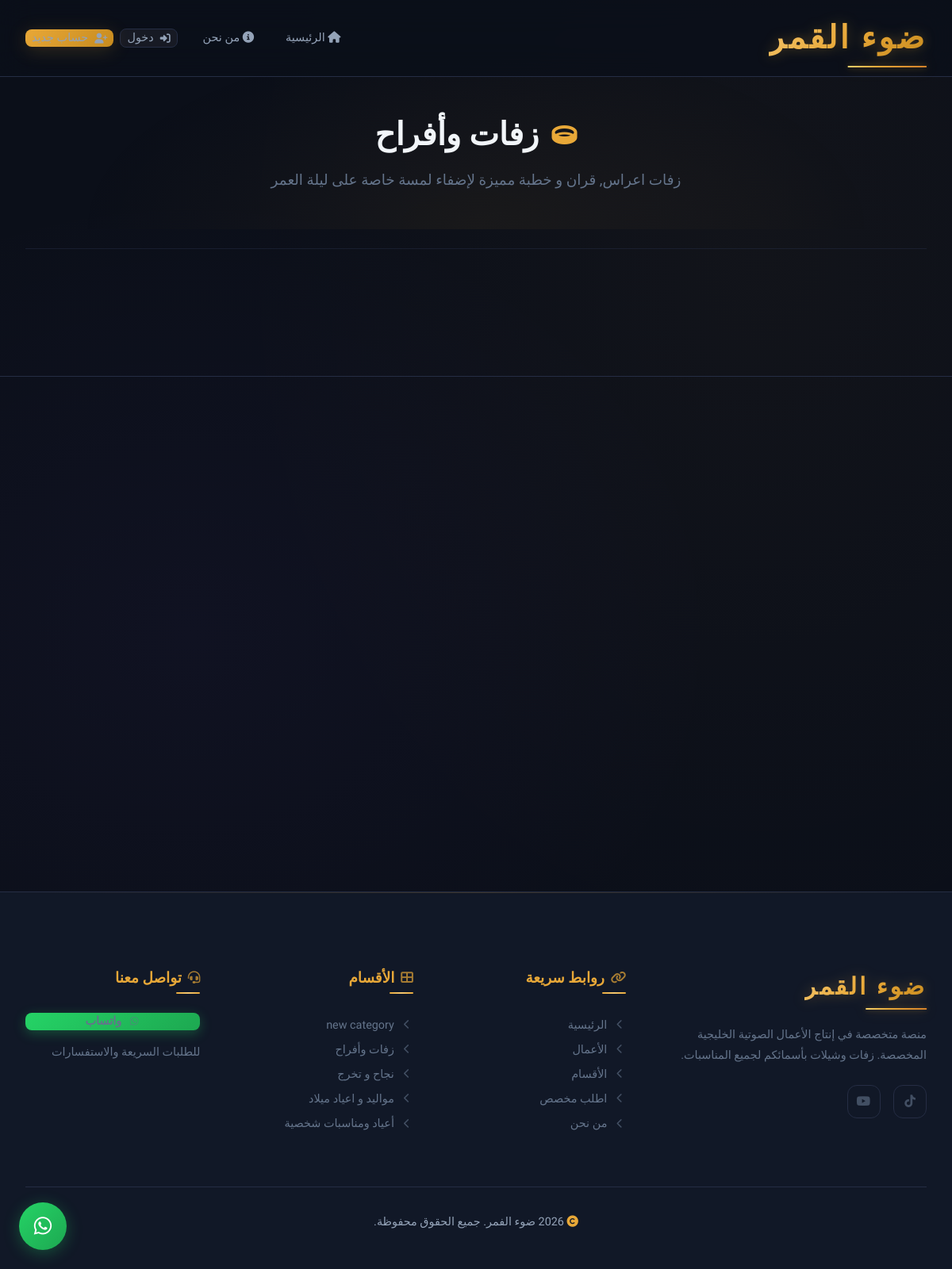
Screenshot of /category/zaffat with the database file from the repository.
### app/models.py (models this page shows, shortened)
class Category(db.Model):
    __tablename__ = 'categories'
    id = db.Column(db.Integer, primary_key=True)
    name = db.Column(db.String(100), nullable=False)
    slug = db.Column(db.String(100), unique=True, nullable=False)
    description = db.Column(db.Text, nullable=True)
    icon = db.Column(db.String(50), nullable=True)
    sort_order = db.Column(db.Integer, default=0)
    parent_id = db.Column(db.Integer, db.ForeignKey('categories.id'), nullable=True)
    subcategories = db.relationship(
        'Category',
        backref=db.backref('parent', remote_side=[id]),
        lazy='dynamic'
    )
    samples = db.relationship('Sample', backref='category', lazy='dynamic')

### app/routes/main.py (the view)
@main_bp.route('/category/<slug>')
def category(slug):
    cat = Category.query.filter_by(slug=slug).first_or_404()
    sample_query = (
        Sample.query.join(Category, Sample.category_id == Category.id)
        .options(joinedload(Sample.category).joinedload(Category.parent))
        .order_by(Sample.created_at.desc())
    )
    if cat.parent_id is None:
        sample_query = sample_query.filter(or_(Category.id == cat.id, Category.parent_id == cat.id))
    else:
        sample_query = sample_query.filter(Category.id == cat.id)
    samples = sample_query.all()
    categories = Category.query.order_by(Category.sort_order).all()
    return render_template('category.html', category=cat, samples=samples, categories=categories)

### app/models.py (called while the page is built)
    def get_youtube_embed_id(self):
        url = self.media_url
        if 'youtu.be/' in url:
            return url.split('youtu.be/')[-1].split('?')[0]
        if 'youtube.com/watch' in url:
            import urllib.parse
            parsed = urllib.parse.urlparse(url)
            params = urllib.parse.parse_qs(parsed.query)
            return params.get('v', [''])[0]
        if 'youtube.com/embed/' in url:
            return url.split('embed/')[-1].split('?')[0]
        return url

### app/templates/category.html (shortened to what this page needs)
{% extends "base.html" %}
{% from "macros.html" import sample_card, back_to_home, category_filter, category_nav_map %}
{% block content %}
<section class="category-hero">
    <div class="container">
        <h1 id="category-title"><i class="{{ category.icon }}"></i> {{ category.name }}</h1>
        <p id="category-desc">{{ category.description }}</p>
    </div>
</section>
<section class="section-sm" style="background: var(--bg-alt); border-bottom: 1px solid var(--bg-border);">
    <div class="container">
        <div id="sub-filter-wrapper">
            {% if category.parent_id is none %}
            <hr style="border: 0; border-top: 1px solid var(--bg-border); margin: var(--space-lg) 0; opacity: 0.5;">
            {% endif %}
        </div>
    </div>
</section>
<section class="section">
    <div class="container">
        <div class="samples-grid" id="samples-container">
            {% if samples %}
            {% for sample in samples %}
            <div class="sample-wrapper">
            </div>
            {% endfor %}
            {% else %}
            <div class="samples-empty">
                <p>لا توجد أعمال حالياً في هذا القسم.</p>
            </div>
            {% endif %}
        </div>
    </div>
</section>
{% endblock %}

### app/templates/base.html (shortened to what this page needs)
<!DOCTYPE html>
<html lang="ar" dir="rtl">
<head>
    <link rel="stylesheet"
          href="https://cdnjs.cloudflare.com/ajax/libs/font-awesome/6.5.1/css/all.min.css"
          onerror="this.onerror=null;this.href='https://cdn.jsdelivr.net/npm/@fortawesome/fontawesome-free@6.5.1/css/all.min.css';" />
    <link rel="stylesheet" href="{{ url_for('static', filename='css/variables.css') }}">
    <link rel="stylesheet" href="{{ url_for('static', filename='css/base.css') }}">
    <link rel="stylesheet" href="{{ url_for('static', filename='css/components.css') }}">
    <link rel="stylesheet" href="{{ url_for('static', filename='css/pages.css') }}">
</head>
<body>
    <nav class="navbar" id="navbar">
        <div class="container">
            <a href="{{ url_for('main.index') }}" class="logo">ضوء القمر</a>
            <div class="nav-links" id="navLinks">
                <a href="{{ url_for('main.index') }}" class="{% if request.endpoint == 'main.index' %}active{% endif %}">
                    <i class="fas fa-home"></i> الرئيسية
                </a>
                <a href="{{ url_for('main.about') }}" class="{% if request.endpoint == 'main.about' %}active{% endif %}">
                    <i class="fas fa-info-circle"></i> من نحن
                </a>
                <div class="nav-auth">
                    {% if current_user.is_authenticated %}
                        {% if current_user.is_admin %}
                            <a href="{{ url_for('admin.dashboard') }}" class="btn btn-sm btn-ghost">
                                <i class="fas fa-shield-halved"></i> لوحة التحكم
                            </a>
                        {% endif %}
                        <a href="{{ url_for('orders.dashboard') }}" class="btn btn-sm btn-secondary">
                            <i class="fas fa-clipboard-list"></i> طلباتي
                        </a>
                        <a href="{{ url_for('auth.logout') }}" class="btn btn-sm btn-ghost">
                            <i class="fas fa-sign-out-alt"></i> خروج
                        </a>
                    {% else %}
                        <a href="{{ url_for('auth.login') }}" class="btn btn-sm btn-ghost">
                            <i class="fas fa-sign-in-alt"></i> دخول
                        </a>
                        <a href="{{ url_for('auth.register') }}" class="btn btn-sm btn-primary">
                            <i class="fas fa-user-plus"></i> حساب جديد
                        </a>
                    {% endif %}
                </div>
            </div>
        </div>
    </nav>
    <main>
        {% block content %}{% endblock %}
    </main>
    <footer class="footer">
        <div class="container">
            <div class="footer-grid">
                <div class="footer-col footer-brand">
                    <div class="logo" style="margin-bottom: var(--space-lg); font-size: var(--fs-xl); display: inline-block;">ضوء القمر</div>
                    <p>منصة متخصصة في إنتاج الأعمال الصوتية الخليجية المخصصة. زفات وشيلات بأسمائكم لجميع المناسبات.</p>
                    <div class="footer-social">
                        <a href="https://www.tiktok.com/@.bo6b?_r=1&_t=ZS-95rwLRkdma8" aria-label="TikTok">
                            <i class="fab fa-tiktok"></i>
                        </a>
                        <a href="https://youtube.com/@zaffat-f9o?si=nrIe7QA_RzNBtxz0" aria-label="YouTube">
                            <i class="fab fa-youtube"></i>
                        </a>
                    </div>
                </div>
                <div class="footer-col">
                    <h4 class="footer-col__title"><i class="fas fa-link"></i> روابط سريعة</h4>
                    <a href="{{ url_for('main.index') }}"><i class="fas fa-chevron-left"></i> الرئيسية</a>
                    <a href="{{ url_for('main.index') }}#featured"><i class="fas fa-chevron-left"></i> الأعمال</a>
                    <a href="{{ url_for('main.index') }}#categories"><i class="fas fa-chevron-left"></i> الأقسام</a>
                    <a href="{{ url_for('orders.new_order') }}"><i class="fas fa-chevron-left"></i> اطلب مخصص</a>
                    <a href="{{ url_for('main.about') }}"><i class="fas fa-chevron-left"></i> من نحن</a>
                </div>
                <div class="footer-col">
                    <h4 class="footer-col__title"><i class="fas fa-th-large"></i> الأقسام</h4>
                    {% for category in footer_categories %}
                    <a href="{{ url_for('main.category', slug=category.slug) }}"><i class="fas fa-chevron-left"></i> {{ category.name }}</a>
                    {% endfor %}
                </div>
                <div class="footer-col">
                    <h4 class="footer-col__title"><i class="fas fa-headset"></i> تواصل معنا</h4>
                    <a href="https://wa.me/{{ whatsapp_number.replace('+', '') }}" target="_blank" class="btn btn-whatsapp btn-sm" style="margin-bottom: var(--space-md);">
                        <i class="fab fa-whatsapp"></i> واتساب
                    </a>
                    <p style="font-size: var(--fs-sm); color: var(--text-tertiary);">للطلبات السريعة والاستفسارات</p>
                </div>
            </div>
            <div class="footer-bottom">
                <p><i class="fas fa-copyright"></i> {{ brand_year }} {{ brand_name }}. جميع الحقوق محفوظة.</p>
            </div>
        </div>
    </footer>
    <a href="https://wa.me/{{ whatsapp_number.replace('+', '') }}" target="_blank" class="whatsapp-float" aria-label="تواصل واتساب">
        <i class="fab fa-whatsapp"></i>
    </a>
</body>
</html>

### app/static/css/variables.css (style rules this page uses)
:root { --accent: #E8A838; --accent-light: #F5C871; --accent-dark: #C78B1E; --accent-glow: rgba(232, 168, 56, 0.35); --accent-5: rgba(232, 168, 56, 0.05); --accent-10: rgba(232, 168, 56, 0.10); --accent-15: rgba(232, 168, 56, 0.15); --accent-20: rgba(232, 168, 56, 0.20); --gradient-accent: linear-gradient(135deg, #E8A838 0%, #F5C871 50%, #E8A838 100%); --gradient-accent-btn: linear-gradient(135deg, #E8A838 0%, #C78B1E 100%); --gradient-accent-text: linear-gradient(135deg, #F5C871, #E8A838, #C78B1E); --gradient-accent-vivid: linear-gradient(135deg, #F2D06B 0%, #E8A838 40%, #D4822A 100%); --secondary: #8B5CF6; --secondary-light: #A78BFA; --secondary-dark: #7C3AED; --secondary-glow: rgba(139, 92, 246, 0.25); --secondary-10: rgba(139, 92, 246, 0.10); --tertiary: #14B8A6; --tertiary-glow: rgba(20, 184, 166, 0.2); --bg-base: #0B0F19; --bg-card: #111827; --bg-elevated: #1A2035; --bg-hover: #1E2642; --bg-border: #252D44; --bg-border-light: #2E3A56; --text-primary: #F1F5F9; --text-secondary: #94A3B8; --text-tertiary: #64748B; --text-dim: #475569; --success: #22C55E; --success-bg: rgba(34, 197, 94, 0.12); --success-border: rgba(34, 197, 94, 0.25); --warning: #F59E0B; --warning-bg: rgba(245, 158, 11, 0.12); --warning-border: rgba(245, 158, 11, 0.25); --info: #3B82F6; --info-bg: rgba(59, 130, 246, 0.12); --info-border: rgba(59, 130, 246, 0.25); --error: #EF4444; --error-bg: rgba(239, 68, 68, 0.12); --error-border: rgba(239, 68, 68, 0.25); --whatsapp: #25D366; --whatsapp-dark: #1DA851; --whatsapp-glow: rgba(37, 211, 102, 0.3); --font-primary: 'Tajawal', 'Segoe UI', sans-serif; --fs-xs: clamp(0.7rem, 0.65rem + 0.25vw, 0.8rem); --fs-sm: clamp(0.8rem, 0.75rem + 0.3vw, 0.9rem); --fs-base: clamp(0.9rem, 0.85rem + 0.35vw, 1rem); --fs-md: clamp(1rem, 0.9rem + 0.5vw, 1.15rem); --fs-lg: clamp(1.15rem, 1rem + 0.7vw, 1.4rem); --fs-xl: clamp(1.4rem, 1.15rem + 1.2vw, 1.85rem); --fs-2xl: clamp(1.75rem, 1.35rem + 2vw, 2.5rem); --fs-3xl: clamp(2.2rem, 1.5rem + 3.5vw, 3.5rem); --fs-hero: clamp(2rem, 1.2rem + 4vw, 3.8rem); --fw-light: 300; --fw-regular: 400; --fw-medium: 500; --fw-bold: 700; --fw-black: 900; --lh-tight: 1.3; --lh-normal: 1.6; --lh-relaxed: 1.8; --space-xs: 0.25rem; --space-sm: 0.5rem; --space-md: 1rem; --space-lg: 1.5rem; --space-xl: 2rem; --space-2xl: 3rem; --space-3xl: 4rem; --space-4xl: 6rem; --space-section: clamp(3rem, 2rem + 5vw, 6rem); --container-max: 1200px; --container-padding: clamp(1rem, 3vw, 2rem); --radius-sm: 8px; --radius-md: 12px; --radius-lg: 16px; --radius-xl: 24px; --radius-full: 9999px; --shadow-sm: 0 2px 8px rgba(0, 0, 0, 0.25); --shadow-md: 0 4px 24px rgba(0, 0, 0, 0.35); --shadow-lg: 0 8px 40px rgba(0, 0, 0, 0.45); --shadow-accent: 0 4px 25px rgba(232, 168, 56, 0.2); --shadow-accent-lg: 0 8px 40px rgba(232, 168, 56, 0.25); --shadow-card: 0 4px 20px rgba(0, 0, 0, 0.3); --shadow-card-hover: 0 12px 40px rgba(0, 0, 0, 0.4), 0 0 0 1px rgba(232, 168, 56, 0.1); --glass-bg: rgba(11, 15, 25, 0.8); --glass-bg-heavy: rgba(11, 15, 25, 0.92); --glass-border: rgba(232, 168, 56, 0.12); --glass-blur: 20px; --transition-fast: 0.15s ease; --transition-base: 0.3s cubic-bezier(0.4, 0, 0.2, 1); --transition-slow: 0.5s cubic-bezier(0.4, 0, 0.2, 1); --transition-spring: 0.5s cubic-bezier(0.175, 0.885, 0.32, 1.275); --z-dropdown: 100; --z-sticky: 200; --z-nav: 300; --z-modal: 400; --z-whatsapp: 500; }

### app/static/css/pages.css (style rules this page uses)
.samples-grid { display: grid; grid-template-columns: repeat(auto-fill, minmax(320px, 1fr)); gap: var(--space-xl); }
.category-hero { padding: calc(80px + var(--space-3xl)) 0 var(--space-2xl); text-align: center; position: relative; background: radial-gradient(ellipse at 50% 100%, rgba(232, 168, 56, 0.05) 0%, transparent 60%); }
.category-hero h1 { font-size: var(--fs-2xl); margin-bottom: var(--space-md); display: flex; align-items: center; justify-content: center; gap: var(--space-md); }
.category-hero h1 i { color: var(--accent); font-size: 0.8em; }
.category-hero p { font-size: var(--fs-md); color: var(--text-tertiary); max-width: 600px; margin: 0 auto; }

### rows the page displays
Category: name "زفات وأفراح", description "زفات اعراس, قران و خطبة مميزة لإضفاء لمسة خاصة على ليلة العمر"
Category: name "new category"
Category: name "نجاح و تخرج"
Category: name "مواليد و اعياد ميلاد"
Category: name "أعياد ومناسبات شخصية"

### other values shown
{{ brand_name }} "ضوء الفمر"
